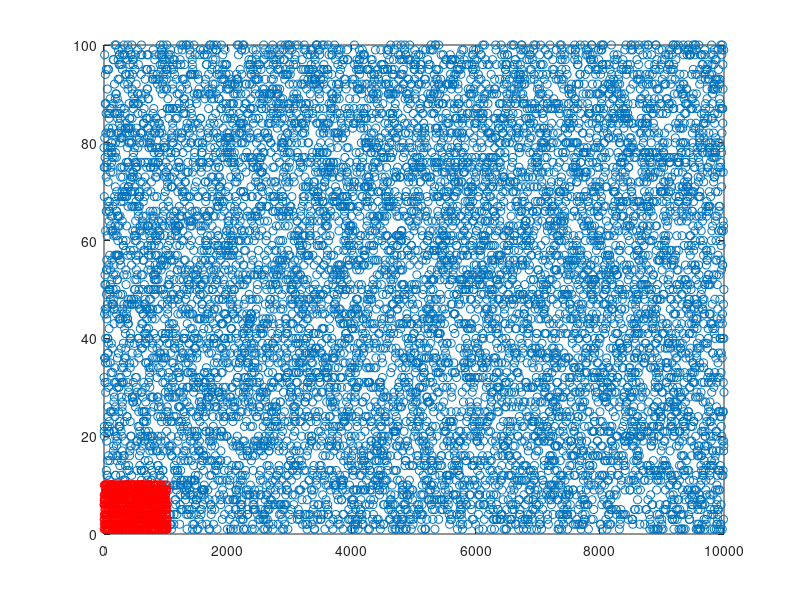

Source code (MATLAB):
X = randi([1 100],10000,1)
xmean = mean(X)
I=X ~= xmean
dxy = (ones(10000,1)+(ones(10000,1)./(X + xmean))).*I
percenti90=prctile(dxy,90)
Iraros1 = find(dxy(:,1) >= percenti90(1)) 
plot(X(:,1),'o')
hold on;
plot(X(Iraros1,1),'or')

